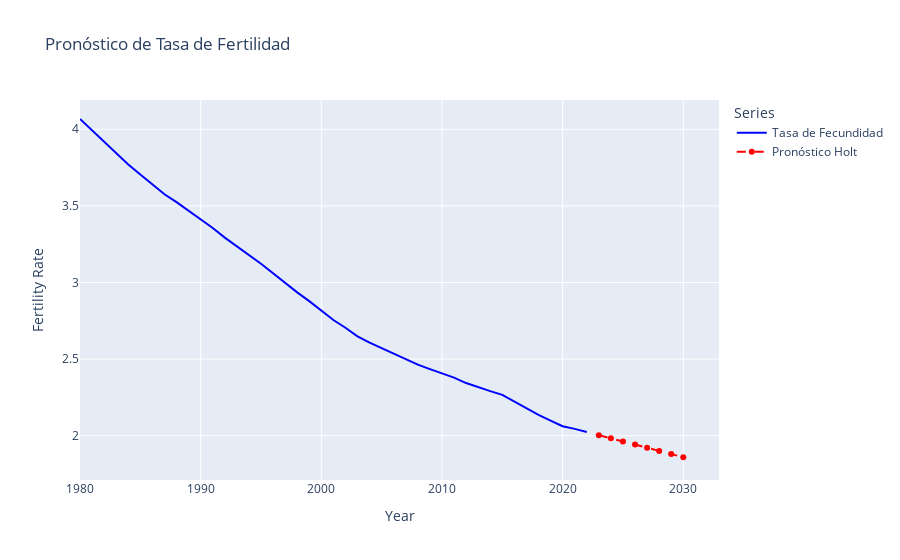

Notebook source saved alongside this figure:
### Code cell
# Importamos la librerias para el grafico 
import plotly.express as px
import plotly.graph_objects as go

# Crear la figura desde cero usando go.Figure
fig = go.Figure()

# Añadir los datos originales
fig.add_trace(go.Scatter(x=Sudamerica_data['Year'], y=Sudamerica_data['Fertility Rate'],
        mode='lines', name='Tasa de Fecundidad',
        line=dict(color='blue')))
    
    # Añadir los datos pronosticados al gráfico
fig.add_trace(go.Scatter(x=future_years, y=forecast,
        mode='lines+markers', name='Pronóstico Holt',
        line=dict(dash='dash', color='red')))
    
    # Añadir título y etiquetas
fig.update_layout(
        title=f'Pronóstico de Tasa de Fertilidad',
        xaxis_title='Year',
        yaxis_title='Fertility Rate',
        legend_title_text='Series'
    )

# Mostrar el gráfico
fig.show()

# Exportar el gráfico como un archivo HTML
fig.write_html(f"../images/forecast_Sudamérica.html")

### Figure 1 — Plotly figure (JSON) as saved in the notebook; plotly's stock layout.template omitted (floating-point values rounded to 4 significant figures)
{"data": [{"line": {"color": "blue"}, "mode": "lines", "name": "Tasa de Fecundidad", "type": "scatter", "x": [1980, 1981, 1982, 1983, 1984, 1985, 1986, 1987, 1988, 1989, 1990, 1991, 1992, 1993, 1994, 1995, 1996, 1997, 1998, 1999, 2000, 2001, 2002, 2003, 2004, 2005, 2006, 2007, 2008, 2009, 2010, 2011, 2012, 2013, 2014, 2015, 2016, 2017, 2018, 2019, 2020, 2021, 2022], "y": [4.067, 3.993, 3.916, 3.841, 3.771, 3.704, 3.64, 3.576, 3.524, 3.469, 3.409, 3.356, 3.293, 3.236, 3.182, 3.123, 3.061, 2.996, 2.935, 2.879, 2.817, 2.755, 2.704, 2.648, 2.607, 2.572, 2.537, 2.5, 2.464, 2.435, 2.406, 2.379, 2.344, 2.315, 2.291, 2.267, 2.222, 2.18, 2.136, 2.098, 2.062, 2.045, 2.024]}, {"line": {"color": "red", "dash": "dash"}, "mode": "lines+markers", "name": "Pronóstico Holt", "type": "scatter", "x": [2023, 2024, 2025, 2026, 2027, 2028, 2029, 2030], "y": [2.004, 1.983, 1.962, 1.942, 1.921, 1.901, 1.88, 1.859]}], "layout": {"legend": {"title": {"text": "Series"}}, "title": {"text": "Pronóstico de Tasa de Fertilidad"}, "xaxis": {"title": {"text": "Year"}}, "yaxis": {"title": {"text": "Fertility Rate"}}}}
